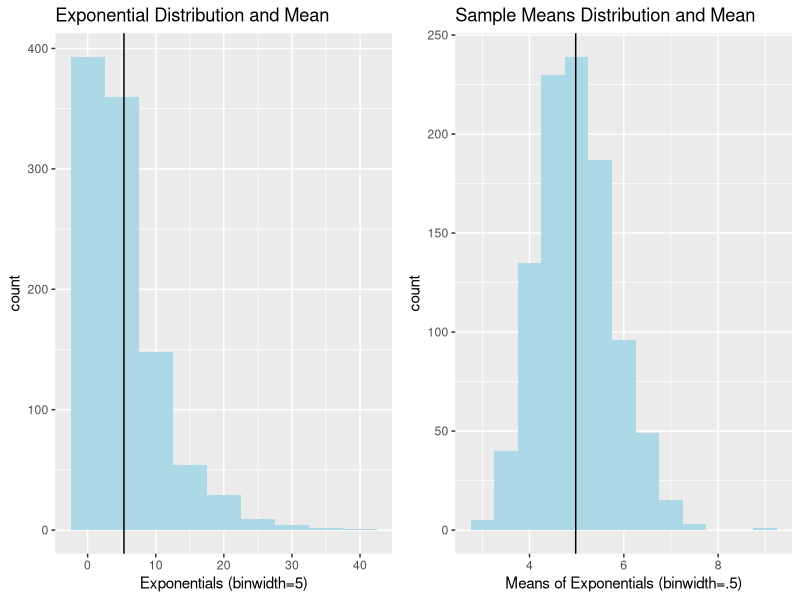
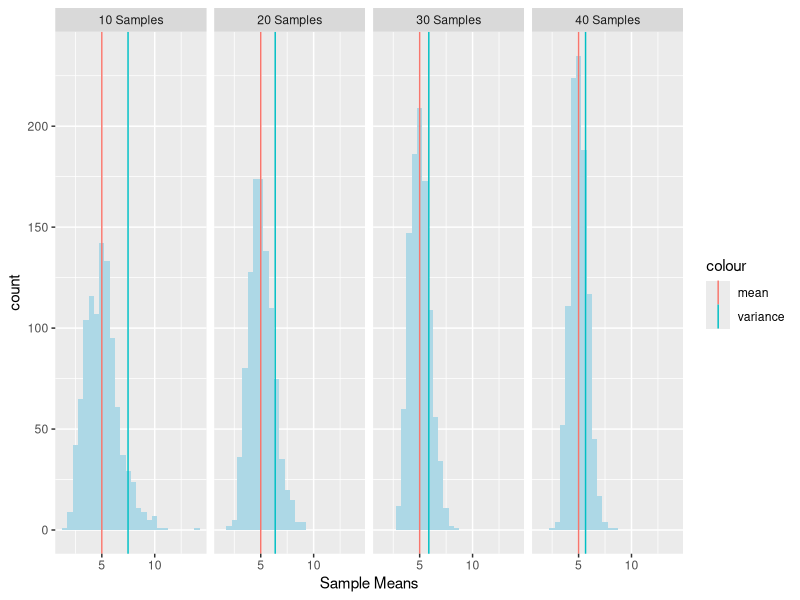
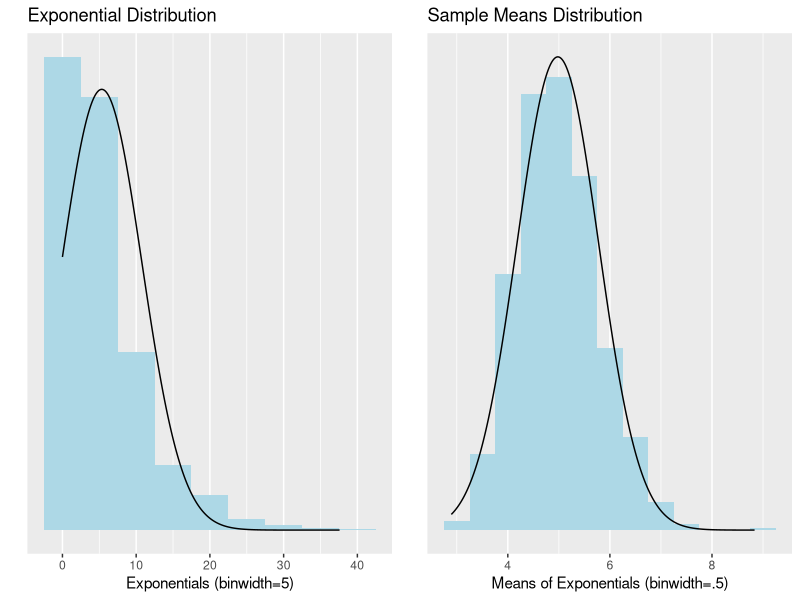
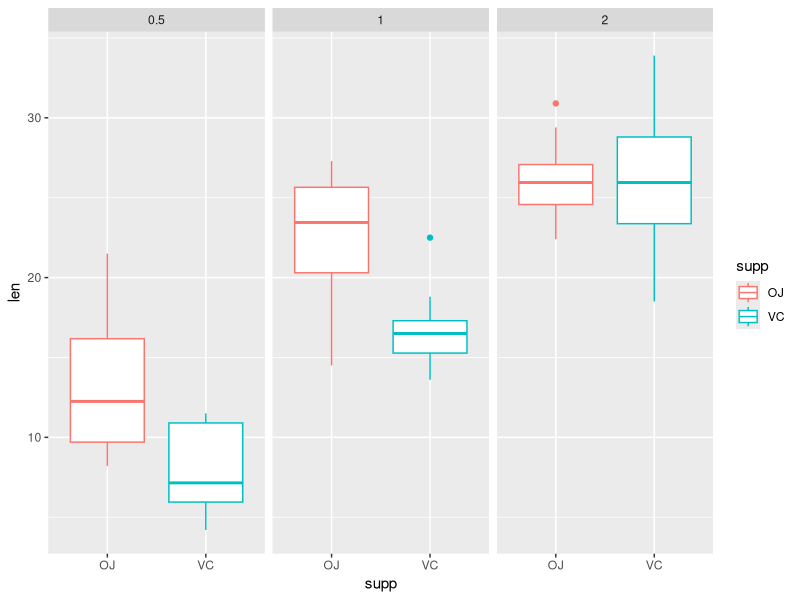

Write R code to recreate these figures, in order.
## ---- chunk 1
knitr::opts_chunk$set(echo = TRUE, fig.width=12, fig.height=3.5)
library(tidyverse)
library(ggplot2)
library(gridExtra)
## ---- chunk 2
pop <- rexp(1000, .2)
## ---- chunk 3
sample.means <- NULL
for(i in 1:1000) sample.means = c(sample.means, mean(rexp(40, .2)))
## ---- chunk 4
cat(paste(" Population (1000) mean = ", mean(pop),"\n",
          "Means of 1000 Samples of 40 = ", mean(sample.means),"\n",
          "Theoretical mean = ", 1/.2))
## ---- chunk 5
p1 <- ggplot(as.data.frame(pop), aes(pop)) + 
  geom_histogram(binwidth = 5, fill="lightblue") +
  xlab("Exponentials (binwidth=5)") +
  ggtitle("Exponential Distribution and Mean") +
  geom_vline(xintercept = mean(pop))

p2 <- ggplot(as.data.frame(sample.means), aes(sample.means)) + 
  geom_histogram(binwidth = .5, fill="lightblue") +
  xlab("Means of Exponentials (binwidth=.5)") +
  ggtitle("Sample Means Distribution and Mean") +
  geom_vline(xintercept = mean(sample.means))

grid.arrange(p1, p2, ncol=2)
## ---- chunk 6
sample.means2 <- NULL
c(for(i in 1:1000) sample.means2 = c(sample.means2, mean(rexp(10, .2))),
  for(i in 1:1000) sample.means2 = c(sample.means2, mean(rexp(20, .2))),
  for(i in 1:1000) sample.means2 = c(sample.means2, mean(rexp(30, .2))),
  for(i in 1:1000) sample.means2 = c(sample.means2, mean(rexp(40, .2))))
## ---- chunk 7
# combine into a data frame for plotting in ggplot2
df.sample.means <- rbind(as.data.frame(cbind(Sample=sample.means2[1:1000], Group="10 Samples")),
                         as.data.frame(cbind(Sample=sample.means2[1001:2000], Group="20 Samples")),
                         as.data.frame(cbind(Sample=sample.means2[2001:3000], Group="30 Samples")),
                         as.data.frame(cbind(Sample=sample.means2[3001:4000], Group="40 Samples")))

df.intercepts <- as.data.frame(cbind(Variance= c(var(sample.means2[1:1000]),
                                                var(sample.means2[1001:2000]),
                                                var(sample.means2[2001:3000]),
                                                var(sample.means2[3001:4000])),
                               Group=c("10 Samples", "20 Samples", "30 Samples", "40 Samples")))

cat(paste(" 10 Samples Variance: ",
      df.intercepts[1,1], "\n",
      "20 Samples Variance: ",
      df.intercepts[2,1], "\n",
      "30 Samples Variance: ",
      df.intercepts[3,1], "\n",
      "40 Samples Variance: ",
      df.intercepts[4,1]))

ggplot(df.sample.means, aes(x=as.numeric(as.character(Sample)))) + 
  geom_histogram(binwidth = .5, fill="lightblue") +
  geom_vline(data = df.intercepts, aes(xintercept = 5+as.numeric(as.character(Variance)), colour="variance")) +
  geom_vline(aes(xintercept = 5, colour="mean")) +
  facet_grid(.~Group) +
  xlab("Sample Means")

## ---- chunk 8
p1 <- ggplot(as.data.frame(pop), aes(pop)) + 
  geom_histogram(binwidth = 5, fill="lightblue", aes(y=..density..)) +
  xlab("Exponentials (binwidth=5)") +
  ggtitle("Exponential Distribution") +
  stat_function(fun = dnorm, n = 1000, args = list(mean = mean(pop), sd = sd(pop))) +
  ylab("") +
  scale_y_continuous(breaks = NULL)

p2 <- ggplot(as.data.frame(sample.means), aes(sample.means)) + 
  geom_histogram(binwidth = .5, fill="lightblue", aes(y=..density..)) +
  xlab("Means of Exponentials (binwidth=.5)") +
  ggtitle("Sample Means Distribution") +
  stat_function(fun = dnorm, n = 1000, args = list(mean = mean(sample.means), sd = sd(sample.means))) +
  ylab("") +
  scale_y_continuous(breaks = NULL)

grid.arrange(p1, p2, ncol=2)

## ---- chunk 9
# load data
data(ToothGrowth)
str(ToothGrowth)
table(ToothGrowth$dose, ToothGrowth$supp)
## ---- chunk 10
ggplot(ToothGrowth, aes(supp, len)) + 
  geom_boxplot(aes(colour=supp)) +
    facet_grid(.~dose)
## ---- chunk 11
mean.OJ.0.5 <- mean(ToothGrowth%>%filter(supp=="OJ",dose=="0.5")%>%pull(len))
mean.VC.0.5 <- mean(ToothGrowth%>%filter(supp=="VC",dose=="0.5")%>%pull(len))
sd.OJ.0.5 <- sd(ToothGrowth%>%filter(supp=="OJ",dose=="0.5")%>%pull(len))
sd.VC.0.5 <- sd(ToothGrowth%>%filter(supp=="VC",dose=="0.5")%>%pull(len))
## ---- chunk 12
sp = sqrt((sd.OJ.0.5^2)/10 + (sd.VC.0.5^2)/10) # pooled standard error
sx = (sd.OJ.0.5^2)/10
sy = (sd.VC.0.5^2)/10
df = (sx+sy)^2/(sx^2/9 + sy^2/9) # degrees of freedom

paste("Manual Calculation Confidence Interval:",
      (mean.OJ.0.5-mean.VC.0.5)+-1*qt(.95,df)*sp, # confidence interval for unequal variances
      ", ",
      (mean.OJ.0.5-mean.VC.0.5)+qt(.95,df)*sp)

t.test(ToothGrowth%>%filter(supp=="OJ", dose=="0.5")%>%pull(len),
       ToothGrowth%>%filter(supp=="VC", dose=="0.5")%>%pull(len),
       paired=FALSE, var.equal=FALSE, alternative="greater", conf.level=.95) # t test for unequal variances
## ---- chunk 13
paste("Dose = 1 Confidence Interval:",
      t.test(ToothGrowth%>%filter(supp=="OJ", dose=="1")%>%pull(len),
             ToothGrowth%>%filter(supp=="VC", dose=="1")%>%pull(len),
             paired=FALSE, var.equal=FALSE, alternative="greater", conf.level=.95)[4],
      " / p-value:",
      t.test(ToothGrowth%>%filter(supp=="OJ", dose=="1")%>%pull(len),
             ToothGrowth%>%filter(supp=="VC", dose=="1")%>%pull(len),
             paired=FALSE, var.equal=FALSE, alternative="greater", conf.level=.95)[3])# t test for dose = 1

paste("Dose = 2 Confidence Interval:",
      t.test(ToothGrowth%>%filter(supp=="OJ", dose=="2")%>%pull(len),
             ToothGrowth%>%filter(supp=="VC", dose=="2")%>%pull(len),
             paired=FALSE, var.equal=FALSE, alternative="greater", conf.level=.95)[4],
      " / p-value:",
      t.test(ToothGrowth%>%filter(supp=="OJ", dose=="2")%>%pull(len),
             ToothGrowth%>%filter(supp=="VC", dose=="2")%>%pull(len),
             paired=FALSE, var.equal=FALSE, alternative="greater", conf.level=.95)[3])# t test for dose = 2
